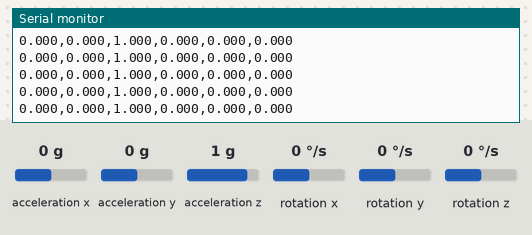
Bench run of a sketch on a simulated Arduino Nano 33 BLE. On the bench: the last lines printed to the serial monitor. The inputs (shaded band) are chosen by the test bench; at power-on: acceleration x 0 g, acceleration y 0 g, acceleration z 1 g, rotation x 0 °/s, rotation y 0 °/s, rotation z 0 °/s.

Above: at 3.8 s.
3.9 s: acceleration x set to -1.4 g
At 4.5 s:
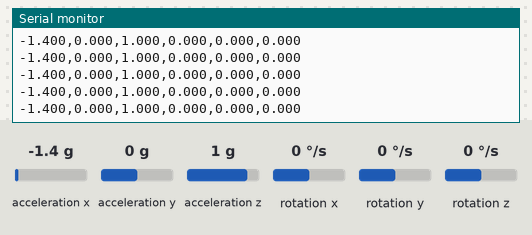
5.4 s: acceleration y set to -1.4 g
At 6.0 s:
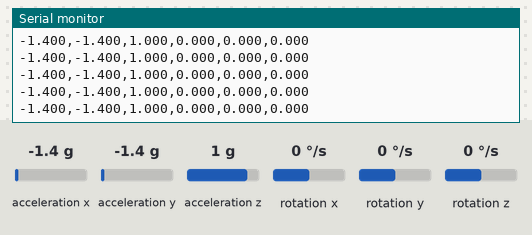
6.9 s: acceleration z set to -1.4 g
At 7.9 s:
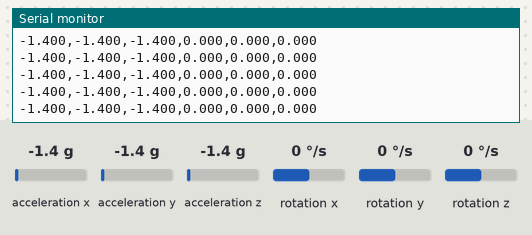
8.4 s: rotation x set to -192 °/s
At 8.9 s:
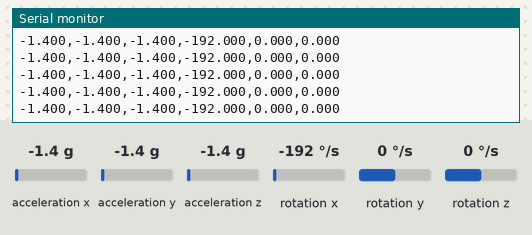

Measured:
- after the input at 3.9 s, the serial monitor: prints a new line at once (image 1)
- after the input at 5.4 s, the serial monitor: prints a new line at once (image 2)
- after the input at 6.9 s, the serial monitor: prints a new line at once (image 3)
- after the input at 8.4 s, the serial monitor: prints a new line at once (image 4)

The sketch:

generate-data.ino
```cpp
#include <Arduino_LSM9DS1.h>

const double gThreshold = 2;     // Samples if the threshold of 2 G's is exceeded
const int samplingRate = 119;    // Default sampling rate of the IMU
const int gestureDuration = 60; // gesture duration in seconds
const int intervalDuration = 3;  // time between gestures
const int samplesPerGesture = samplingRate * gestureDuration;

int sampleRead = samplesPerGesture;

void setup()
{
  Serial.begin(9600);
  while (!Serial)
    ;

  if (!IMU.begin())
  {
    Serial.println("Failed to initialize IMU");
    while (true)
      ;
  }
}

void loop()
{
  Serial.println("################################");
  for (int i = 0; i < intervalDuration; i++)
  {
    Serial.print("# ");
    Serial.println(i + 1);
    delay(1000);
  }
  Serial.println("################################");

  float aX,
      aY, aZ, gX, gY, gZ; // Variables to hold IMU data
  sampleRead = 0;
  while (sampleRead <= samplesPerGesture)
  {

    // check if both new acceleration and gyroscope data is
    // available
    if (IMU.accelerationAvailable() && IMU.gyroscopeAvailable())
    {
      // read the acceleration and gyroscope data
      IMU.readAcceleration(aX, aY, aZ);
      IMU.readGyroscope(gX, gY, gZ);

      sampleRead++;

      // print the data in CSV format
      Serial.print(aX, 3);
      Serial.print(',');
      Serial.print(aY, 3);
      Serial.print(',');
      Serial.print(aZ, 3);
      Serial.print(',');
      Serial.print(gX, 3);
      Serial.print(',');
      Serial.print(gY, 3);
      Serial.print(',');
      Serial.print(gZ, 3);
      Serial.println();
    }
  }
}
```
